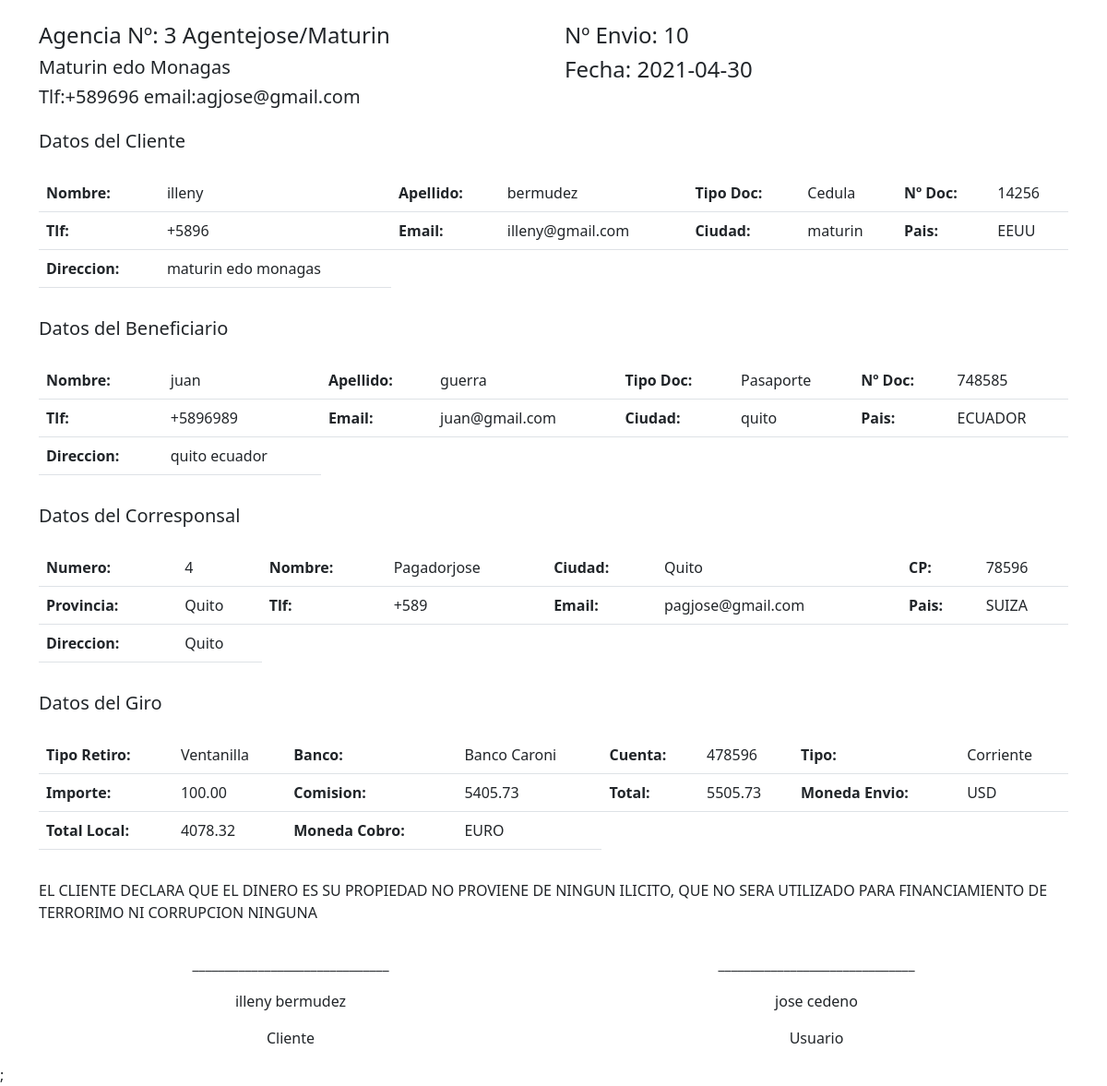
The app's page /facturax03.php with its own data.
### tables this page shows
CREATE TABLE `pagador` (
  `idPagador` int(11) NOT NULL,
  `pagador` varchar(150) NOT NULL,
  `idPais` int(11) NOT NULL,
  `pa_provincia` varchar(150) NOT NULL,
  `pa_ciudad` varchar(150) NOT NULL,
  `pa_direccion` varchar(250) NOT NULL,
  `pa_tlf` varchar(50) NOT NULL,
  `pa_email` varchar(100) NOT NULL,
  `pa_cp` varchar(100) NOT NULL,
  `pa_Director` varchar(150) NOT NULL,
  `pa_tlfDirector` varchar(50) NOT NULL,
  `pa_emailDirector` varchar(100) NOT NULL,
  `pa_tlfEnvios` varchar(50) NOT NULL,
  `pa_emailEnvios` varchar(100) NOT NULL,
  `pa_GteContabilidad` varchar(150) NOT NULL,
  `pa_tlfContabilidad` varchar(50) NOT NULL,
  `pa_emailContabilidad` varchar(100) NOT NULL,
  `pa_horarios` varchar(250) NOT NULL,
  `pa_contrato` varchar(250) NOT NULL,
  `pa_inicioOperaciones` date NOT NULL,
  `pa_limite` int(11) NOT NULL,
  `pa_web` varchar(250) NOT NULL,
  `pa_conciliarCada` int(11) NOT NULL,
  `idMoneda` int(11) NOT NULL,
  `pa_comision` decimal(3,2) NOT NULL,
  `pa_fijo` decimal(10,2) NOT NULL,
  `idTipoComision` int(11) NOT NULL,
  `idTipoEmpresa` int(11) NOT NULL,
  `pa_tasa` decimal(20,2) NOT NULL,
  `pa_tipoCambio` decimal(20,2) NOT NULL,
  `pa_impuesto` decimal(20,2) NOT NULL,
  `idEstado` int(11) NOT NULL
);

CREATE TABLE `giro` (
  `idGiro` bigint(20) NOT NULL,
  `gi_fecha` date NOT NULL,
  `idUsuario` int(11) NOT NULL,
  `idCliente` int(11) NOT NULL,
  `idBeneficiario` int(11) NOT NULL,
  `idAgente` int(11) NOT NULL,
  `idPagador` int(11) NOT NULL,
  `idPais` int(11) NOT NULL,
  `gi_importe` decimal(65,2) NOT NULL,
  `gi_Total` decimal(65,2) NOT NULL,
  `gi_TotalLocal` decimal(65,2) NOT NULL,
  `idMonedaCobro` int(11) NOT NULL,
  `idMonedaPago` int(11) NOT NULL,
  `gi_tasa` decimal(65,2) NOT NULL,
  `gi_tipoCambio` decimal(65,2) NOT NULL,
  `gi_impuesto` decimal(10,2) NOT NULL,
  `idTipoRetiro` int(11) NOT NULL,
  `gi_Banco` varchar(200) NOT NULL,
  `gi_numCta` varchar(100) NOT NULL,
  `gi_TipoCuenta` varchar(50) NOT NULL,
  `idEstadoGiro` int(11) NOT NULL,
  `gi_clave` varchar(150) NOT NULL,
  `gi_comentario` varchar(250) NOT NULL,
  `comisionMatriz` decimal(65,2) NOT NULL,
  `comisionAgente` decimal(65,2) NOT NULL,
  `comisionCorresponsal` decimal(65,2) NOT NULL,
  `beneficio` decimal(65,2) NOT NULL,
  `TasaFrancoDolar` decimal(65,2) NOT NULL
);

CREATE TABLE `cliente` (
  `idCliente` int(11) NOT NULL,
  `cl_nombre` varchar(150) NOT NULL,
  `cl_apellido` varchar(150) NOT NULL,
  `cl_fechaNacimiento` date NOT NULL,
  `idPais` int(11) NOT NULL,
  `cl_provincia` varchar(150) NOT NULL,
  `cl_ciudad` varchar(150) NOT NULL,
  `cl_direccion` varchar(250) NOT NULL,
  `cl_tlf` varchar(50) NOT NULL,
  `cl_email` varchar(100) NOT NULL,
  `cl_identidad` varchar(50) NOT NULL,
  `idTipoIdentidad` int(11) NOT NULL,
  `cl_fechaEmision` date NOT NULL,
  `cl_fechaCaducidad` date NOT NULL,
  `cl_nacionalidad` varchar(150) NOT NULL,
  `cl_facebook` varchar(150) DEFAULT NULL,
  `cl_whatsapp` varchar(150) DEFAULT NULL,
  `cl_telegram` varchar(150) DEFAULT NULL,
  `cl_limite` int(11) NOT NULL,
  `idMoneda` int(11) NOT NULL,
  `idEstado` int(11) NOT NULL,
  `cl_doc_cedula` varchar(150) NOT NULL,
  `cl_doc_form` varchar(150) NOT NULL,
  `cl_doc_otro` varchar(150) NOT NULL
);

CREATE TABLE `identidad` (
  `idTipoIdentidad` int(11) NOT NULL,
  `tipoIdentidad` varchar(250) NOT NULL
);

CREATE TABLE `pais` (
  `idPais` int(11) NOT NULL,
  `pais` varchar(100) NOT NULL,
  `idMoneda` int(11) NOT NULL,
  `idMonedaEnvio` int(11) NOT NULL,
  `tipoCambio` decimal(65,2) NOT NULL,
  `porcentajeTipoCambio` decimal(20,2) NOT NULL,
  `fijo` decimal(65,2) NOT NULL,
  `porcentaje` decimal(20,2) NOT NULL,
  `idTipoComision` int(11) NOT NULL
);

CREATE TABLE `beneficiario` (
  `idBeneficiario` int(11) NOT NULL,
  `be_nombre` varchar(150) NOT NULL,
  `be_apellido` varchar(150) NOT NULL,
  `be_fechaNacimiento` date NOT NULL,
  `idPais` int(11) NOT NULL,
  `be_ciudad` varchar(150) NOT NULL,
  `be_direccion` varchar(250) NOT NULL,
  `be_tlf` varchar(50) NOT NULL,
  `be_email` varchar(100) NOT NULL,
  `be_identidad` varchar(50) NOT NULL,
  `idTipoIdentidad` int(11) NOT NULL,
  `be_nacionalidad` varchar(150) NOT NULL,
  `be_facebook` varchar(150) DEFAULT NULL,
  `be_whatsapp` varchar(150) DEFAULT NULL,
  `be_telegram` varchar(150) DEFAULT NULL,
  `be_numCuenta` varchar(50) NOT NULL,
  `idTipoCuenta` int(11) NOT NULL,
  `idBanco` int(11) NOT NULL,
  `idMoneda` int(11) NOT NULL,
  `idEstado` int(11) NOT NULL
);

CREATE TABLE `tiporetiro` (
  `idTipoRetiro` int(11) NOT NULL,
  `tipoRetiro` varchar(50) NOT NULL
);

CREATE TABLE `monedaenvio` (
  `idMonedaEnvio` int(11) NOT NULL,
  `mo_codigo` varchar(100) NOT NULL,
  `moneda` varchar(250) NOT NULL
);

CREATE TABLE `moneda` (
  `idMoneda` int(11) NOT NULL,
  `mo_codigo` varchar(50) NOT NULL,
  `moneda` varchar(100) NOT NULL
);

CREATE TABLE `usuario` (
  `idUsuario` int(11) NOT NULL,
  `us_nombre` varchar(150) NOT NULL,
  `us_apellido` varchar(150) NOT NULL,
  `us_direccion` varchar(250) NOT NULL,
  `us_tlf` varchar(50) NOT NULL,
  `us_email` varchar(100) NOT NULL,
  `us_clave` varchar(250) NOT NULL,
  `us_identificacion` varchar(100) NOT NULL,
  `us_ciudad` varchar(150) NOT NULL,
  `idPagador` int(11) NOT NULL,
  `idTipoRol` int(11) NOT NULL,
  `idEstado` int(11) NOT NULL
);

### facturax03.php (the view, shortened to what this page needs)
<?php
require_once('conexion.php');
$idGiro = isset($_REQUEST['idGiro']) ? intval(htmlentities($_REQUEST['idGiro'])) : 10;
$sql = "SELECT h.*
  FROM giro AS g
  JOIN pagador AS h ON g.idAgente = h.idPagador
  WHERE idGiro = ?
  ";
$sentencia = $mbd->prepare($sql);
$sentencia->execute(array($idGiro));
$agente = $sentencia->fetchAll(PDO::FETCH_ASSOC);
$sql = "SELECT h.* FROM giro AS g
  JOIN usuario AS h ON g.idUsuario = h.idUsuario
  WHERE idGiro = ?";
$sentencia = $mbd->prepare($sql);
$sentencia->execute(array($idGiro));
$usuario = $sentencia->fetchAll(PDO::FETCH_ASSOC);
$sql = "SELECT g.*,h.mo_codigo AS Cobro,m.mo_codigo AS Envio,r.tipoRetiro
  FROM giro AS g
  JOIN pais AS p ON g.idPais = p.idPais
  JOIN moneda AS h ON g.idMonedaCobro = h.idMoneda
  JOIN monedaenvio AS m ON g.idMonedaPago = m.idMonedaEnvio
  JOIN tiporetiro AS r ON g.idTipoRetiro = r.idTipoRetiro WHERE idGiro = ?";
$sentencia = $mbd->prepare($sql);
$sentencia->execute(array($idGiro));
$resultado = $sentencia->fetchAll(PDO::FETCH_ASSOC);
$idCliente = $resultado[0]['idCliente'];
$sql = "SELECT *, i.tipoIdentidad  FROM cliente AS c
JOIN identidad AS i ON c.idTipoIdentidad = i.idTipoIdentidad
JOIN pais AS p ON c.idPais = p.idPais
WHERE idCliente = ?";
$sentencia = $mbd->prepare($sql);
$sentencia->execute(array($idCliente));
$cliente = $sentencia->fetchAll(PDO::FETCH_ASSOC);
$idBeneficiario = $resultado[0]['idBeneficiario'];
$sql = "SELECT *, i.tipoIdentidad  FROM beneficiario AS c
JOIN identidad AS i ON c.idTipoIdentidad = i.idTipoIdentidad
JOIN pais AS p ON c.idPais = p.idPais
WHERE idBeneficiario = ?";
$sentencia = $mbd->prepare($sql);
$sentencia->execute(array($idBeneficiario));
$beneficiario = $sentencia->fetchAll(PDO::FETCH_ASSOC);
$idPagador = $resultado[0]['idPagador'];
$sql = "SELECT * FROM pagador AS c
JOIN pais AS p ON c.idPais = p.idPais
WHERE idPagador = ?";
$sentencia = $mbd->prepare($sql);
$sentencia->execute(array($idPagador));
$corresponsal = $sentencia->fetchAll(PDO::FETCH_ASSOC);
?>
<!DOCTYPE html>
<html lang="es">
<head>
  <link rel="stylesheet" href="css/bootstrap.min.css">
</head>
<body>
  <div class="container">
    <div class="row pt-4">
      <div class="col-md-6">
        <h4>Agencia Nº: <?php echo $agente[0]['idPagador'] . " " . $agente[0]['pagador'] . "/" . $agente[0]['pa_ciudad'] ?> </h4>
        <h5><?php echo $agente[0]['pa_direccion'] ?></h5>
        <h5><?php echo "Tlf:" . $agente[0]['pa_tlf'] . " email:" . $agente[0]['pa_email'] ?></h5>
      </div>
      <div class="col-md-6">
        <h4>Nº Envio: <?php echo $resultado[0]['idGiro'] ?></h4>
        <h4> Fecha: <?php echo $resultado[0]['gi_fecha'] ?></h4>
      </div>
    </div>
    <div class="row mt-3">
      <div class="col-md-12">
        <h5>Datos del Cliente</h5>
        <div class="table-responsive pt-3">
          <table class="table">
            <tr>
              <th>Nombre:</th>
              <td><?php echo $cliente[0]['cl_nombre'] ?></td>
              <th>Apellido:</th>
              <td><?php echo $cliente[0]['cl_apellido'] ?></td>
              <th>Tipo Doc:</th>
              <td><?php echo $cliente[0]['tipoIdentidad'] ?></td>
              <th>Nº Doc:</th>
              <td><?php echo $cliente[0]['cl_identidad'] ?></td>
            </tr>
            <tr>
              <th>Tlf:</th>
              <td><?php echo $cliente[0]['cl_tlf'] ?></td>
              <th>Email:</th>
              <td><?php echo $cliente[0]['cl_email'] ?></td>
              <th>Ciudad:</th>
              <td><?php echo $cliente[0]['cl_ciudad'] ?></td>
              <th>Pais:</th>
              <td><?php echo $cliente[0]['pais'] ?></td>
            </tr>
            <tr>
              <th>Direccion:</th>
              <td><?php echo $cliente[0]['cl_direccion'] ?></td>
            </tr>
          </table>
        </div>
      </div>
    </div>
    <div class="row mt-3">
      <div class="col-md-12">
        <h5>Datos del Beneficiario</h5>
        <div class="table-responsive pt-3">
          <table class="table">
            <tr>
              <th>Nombre:</th>
              <td><?php echo $beneficiario[0]['be_nombre'] ?></td>
              <th>Apellido:</th>
              <td><?php echo $beneficiario[0]['be_apellido'] ?></td>
              <th>Tipo Doc:</th>
              <td><?php echo $beneficiario[0]['tipoIdentidad'] ?></td>
              <th>Nº Doc:</th>
              <td><?php echo $beneficiario[0]['be_identidad'] ?></td>
            </tr>
            <tr>
              <th>Tlf:</th>
              <td><?php echo $beneficiario[0]['be_tlf'] ?></td>
              <th>Email:</th>
              <td><?php echo $beneficiario[0]['be_email'] ?></td>
              <th>Ciudad:</th>
              <td><?php echo $beneficiario[0]['be_ciudad'] ?></td>
              <th>Pais:</th>
              <td><?php echo $beneficiario[0]['pais'] ?></td>
            </tr>
            <tr>
              <th>Direccion:</th>
              <td><?php echo $beneficiario[0]['be_direccion'] ?></td>
            </tr>
          </table>
        </div>
      </div>
    </div>
    <div class="row mt-3">
      <div class="col-md-12">
        <h5>Datos del Corresponsal</h5>
        <div class="table-responsive pt-3">
          <table class="table">
            <tr>
              <th>Numero:</th>
              <td><?php echo $corresponsal[0]['idPagador'] ?></td>
              <th>Nombre:</th>
              <td><?php echo $corresponsal[0]['pagador'] ?></td>
              <th>Ciudad:</th>
              <td><?php echo $corresponsal[0]['pa_ciudad'] ?></td>
              <th>CP:</th>
              <td><?php echo $corresponsal[0]['pa_cp'] ?></td>
            </tr>
            <tr>
              <th>Provincia:</th>
              <td><?php echo $corresponsal[0]['pa_provincia'] ?></td>
              <th>Tlf:</th>
              <td><?php echo $corresponsal[0]['pa_tlf'] ?></td>
              <th>Email:</th>
              <td><?php echo $corresponsal[0]['pa_email'] ?></td>
              <th>Pais:</th>
              <td><?php echo $corresponsal[0]['pais'] ?></td>
            </tr>
            <tr>
              <th>Direccion:</th>
              <td><?php echo $corresponsal[0]['pa_direccion'] ?></td>
            </tr>
          </table>
        </div>
      </div>
    </div>
    <div class="row mt-3">
      <div class="col-md-12">
        <h5>Datos del Giro</h5>
        <div class="table-responsive pt-3">
          <table class="table">
            <tr>
              <th>Tipo Retiro:</th>
              <td><?php echo $resultado[0]['tipoRetiro'] ?></td>
              <th>Banco:</th>
              <td><?php echo $resultado[0]['gi_Banco'] ?></td>
              <th>Cuenta:</th>
              <td><?php echo $resultado[0]['gi_numCta'] ?></td>
              <th>Tipo:</th>
              <td><?php echo $resultado[0]['gi_TipoCuenta'] ?></td>
            </tr>
            <tr>
              <th>Importe:</th>
              <td><?php echo $resultado[0]['gi_importe'] ?></td>
              <th>Comision:</th>
              <td><?php echo $resultado[0]['gi_Total'] - $resultado[0]['gi_importe'] ?></td>
              <th>Total:</th>
              <td><?php echo $resultado[0]['gi_Total'] ?></td>
              <th>Moneda Envio:</th>
              <td><?php echo $resultado[0]['Envio'] ?></td>
            </tr>
            <tr>
              <th>Total Local:</th>
              <td><?php echo $resultado[0]['gi_TotalLocal'] ?></td>
              <th>Moneda Cobro:</th>
              <td><?php echo $resultado[0]['Cobro'] ?></td>
            </tr>
          </table>
        </div>
      </div>
    </div>
    <div class="row mt-3">
      <div class="col-md-12">
        <p>EL CLIENTE DECLARA QUE EL DINERO ES SU PROPIEDAD NO PROVIENE DE NINGUN ILICITO, QUE NO SERA UTILIZADO PARA FINANCIAMIENTO DE TERRORIMO NI CORRUPCION NINGUNA </p>
      </div>
    </div>
    <div class="row mt-3 justify-content-center">
      <div class="col-md-6">
        <p class="text-center">______________________________</p>
        <p class="text-center"><?php echo $cliente[0]['cl_nombre'] . " " . $cliente[0]['cl_apellido'] ?></p>
        <p class="text-center">Cliente</p>
      </div>
      <div class="col-md-6">
        <p class="text-center">______________________________</p>
        <p class="text-center"><?php echo $usuario[0]['us_nombre'] . " " . $usuario[0]['us_apellido'] ?></p>
        <p class="text-center">Usuario</p>
      </div>
    </div>
  </div>;
</body>
</html>

### records on screen
pagador: idPagador "3", pagador "Agentejose", pa_ciudad "Maturin", pa_direccion "Maturin edo Monagas", pa_tlf "+589696", pa_email "agjose@gmail.com"
giro: idGiro "10", gi_fecha "2021-04-30", idTipoRetiro.tipoRetiro "Ventanilla", gi_Banco "Banco Caroni", gi_numCta "478596", gi_TipoCuenta "Corriente", gi_importe "100.00", $resultado[0]['gi_Total'] - $resultado[0]['gi_importe'] "5405.73", gi_Total "5505.73", idMonedaPago.mo_codigo "USD", gi_TotalLocal "4078.32", idMonedaCobro.mo_codigo "EURO"
cliente: cl_nombre "illeny", cl_apellido "bermudez", idTipoIdentidad.tipoIdentidad "Cedula", cl_identidad "14256", cl_tlf "+5896", cl_email "illeny@gmail.com", cl_ciudad "maturin", idPais.pais "EEUU", cl_direccion "maturin edo monagas"
beneficiario: be_nombre "juan", be_apellido "guerra", idTipoIdentidad.tipoIdentidad "Pasaporte", be_identidad "748585", be_tlf "+5896989", be_email "juan@gmail.com", be_ciudad "quito", idPais.pais "ECUADOR", be_direccion "quito ecuador"
pagador: idPagador "4", pagador "Pagadorjose", pa_ciudad "Quito", pa_cp "78596", pa_provincia "Quito", pa_tlf "+589", pa_email "pagjose@gmail.com", idPais.pais "SUIZA", pa_direccion "Quito"
usuario: us_nombre "jose", us_apellido "cedeno"
